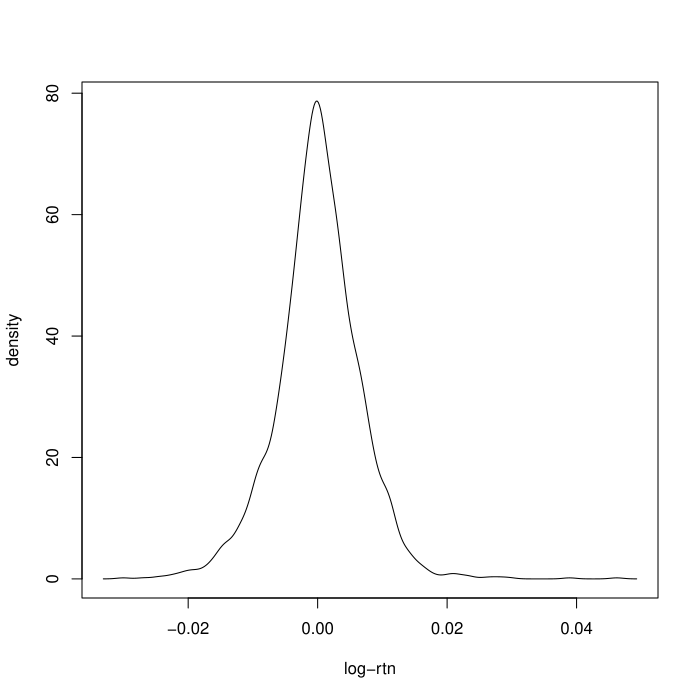

This chart was generated by the following R code:
#
# Copyright (c) 2015-2016 by Yuchao Zhao, Xiaoye Meng.
#
# This program is free software: you can redistribute it and/or modify
# it under the terms of the GNU General Public License as published by
# the Free Software Foundation, either version 3 of the License, or
# (at your option) any later version.
#
# This program is distributed in the hope that it will be useful,
# but WITHOUT ANY WARRANTY; without even the implied warranty of
# MERCHANTABILITY or FITNESS FOR A PARTICULAR PURPOSE.  See the
# GNU General Public License for more details.
#
# You should have received a copy of the GNU General Public License
# along with this program.  If not, see <http://www.gnu.org/licenses/>.
#

require(fBasics)

da = read.table("data/d-caus.txt", header = T)
db = read.table("data/d-useu.txt", header = T)
dc = read.table("data/d-jpus.txt", header = T)
dd = read.table("data/d-usuk.txt", header = T)
# (a)
caus = diff(log(da$rate))
useu = diff(log(db$Value))
jpus = diff(log(dc$value))
usuk = diff(log(dd$value))
# (b)
basicStats(caus)
basicStats(useu)
basicStats(jpus)
basicStats(usuk)
# (d)
d = density(useu)
plot(d$x, d$y, type = 'l', xlab = 'log-rtn', ylab = 'density')
